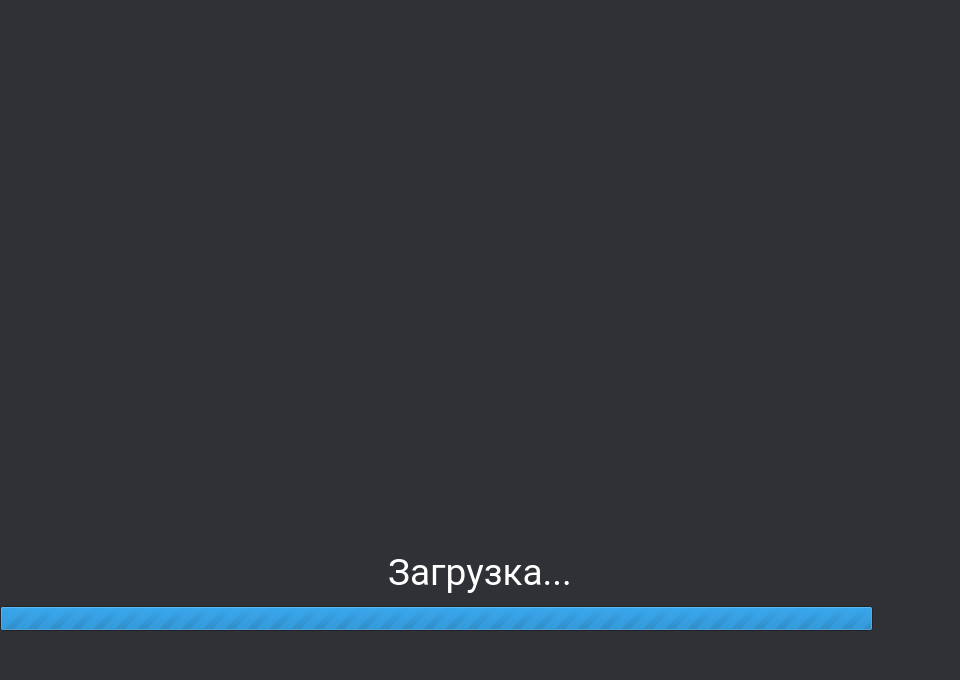
<?xml version="1.0" encoding="UTF-8"?>
<ui version="4.0">
 <class>MainWindow</class>
 <widget class="QMainWindow" name="MainWindow">
  <property name="geometry">
   <rect>
    <x>0</x>
    <y>0</y>
    <width>960</width>
    <height>680</height>
   </rect>
  </property>
  <property name="sizePolicy">
   <sizepolicy hsizetype="Preferred" vsizetype="Preferred">
    <horstretch>0</horstretch>
    <verstretch>0</verstretch>
   </sizepolicy>
  </property>
  <property name="font">
   <font>
    <family>Roboto</family>
   </font>
  </property>
  <property name="cursor">
   <cursorShape>WaitCursor</cursorShape>
  </property>
  <property name="windowTitle">
   <string>MainWindow</string>
  </property>
  <property name="autoFillBackground">
   <bool>false</bool>
  </property>
  <property name="styleSheet">
   <string notr="true">background-color: #2F3136</string>
  </property>
  <widget class="QWidget" name="centralwidget">
   <property name="contextMenuPolicy">
    <enum>Qt::NoContextMenu</enum>
   </property>
   <layout class="QVBoxLayout" name="verticalLayout_2">
    <property name="leftMargin">
     <number>0</number>
    </property>
    <property name="topMargin">
     <number>0</number>
    </property>
    <property name="rightMargin">
     <number>0</number>
    </property>
    <property name="bottomMargin">
     <number>0</number>
    </property>
    <item>
     <layout class="QVBoxLayout" name="verticalLayout">
      <item>
       <widget class="QLabel" name="img">
        <property name="sizePolicy">
         <sizepolicy hsizetype="Preferred" vsizetype="Preferred">
          <horstretch>0</horstretch>
          <verstretch>27</verstretch>
         </sizepolicy>
        </property>
        <property name="styleSheet">
         <string notr="true">border-image: url(:/internal/img/background.png) 0 0 0 0 stretch
                                     stretch;
                                 </string>
        </property>
        <property name="text">
         <string/>
        </property>
       </widget>
      </item>
      <item>
       <widget class="QLabel" name="progressText">
        <property name="sizePolicy">
         <sizepolicy hsizetype="Preferred" vsizetype="Preferred">
          <horstretch>0</horstretch>
          <verstretch>3</verstretch>
         </sizepolicy>
        </property>
        <property name="font">
         <font>
          <family>Roboto</family>
          <pointsize>28</pointsize>
         </font>
        </property>
        <property name="styleSheet">
         <string notr="true">color: white</string>
        </property>
        <property name="text">
         <string>Загрузка...</string>
        </property>
        <property name="alignment">
         <set>Qt::AlignBottom|Qt::AlignHCenter</set>
        </property>
       </widget>
      </item>
      <item>
       <widget class="QFrame" name="progressBarContainer">
        <property name="sizePolicy">
         <sizepolicy hsizetype="Preferred" vsizetype="Preferred">
          <horstretch>0</horstretch>
          <verstretch>4</verstretch>
         </sizepolicy>
        </property>
        <property name="styleSheet">
         <string notr="true"/>
        </property>
        <property name="frameShape">
         <enum>QFrame::NoFrame</enum>
        </property>
        <property name="frameShadow">
         <enum>QFrame::Plain</enum>
        </property>
        <widget class="QProgressBar" name="progressBar">
         <property name="enabled">
          <bool>true</bool>
         </property>
         <property name="geometry">
          <rect>
           <x>0</x>
           <y>5</y>
           <width>873</width>
           <height>25</height>
          </rect>
         </property>
         <property name="sizePolicy">
          <sizepolicy hsizetype="Expanding" vsizetype="Fixed">
           <horstretch>0</horstretch>
           <verstretch>0</verstretch>
          </sizepolicy>
         </property>
         <property name="baseSize">
          <size>
           <width>0</width>
           <height>0</height>
          </size>
         </property>
         <property name="styleSheet">
          <string notr="true"/>
         </property>
         <property name="minimum">
          <number>0</number>
         </property>
         <property name="maximum">
          <number>0</number>
         </property>
         <property name="value">
          <number>0</number>
         </property>
         <property name="alignment">
          <set>Qt::AlignCenter</set>
         </property>
         <property name="textVisible">
          <bool>false</bool>
         </property>
         <property name="orientation">
          <enum>Qt::Horizontal</enum>
         </property>
         <property name="invertedAppearance">
          <bool>false</bool>
         </property>
        </widget>
       </widget>
      </item>
     </layout>
    </item>
   </layout>
  </widget>
 </widget>
 <resources/>
 <connections/>
</ui>
